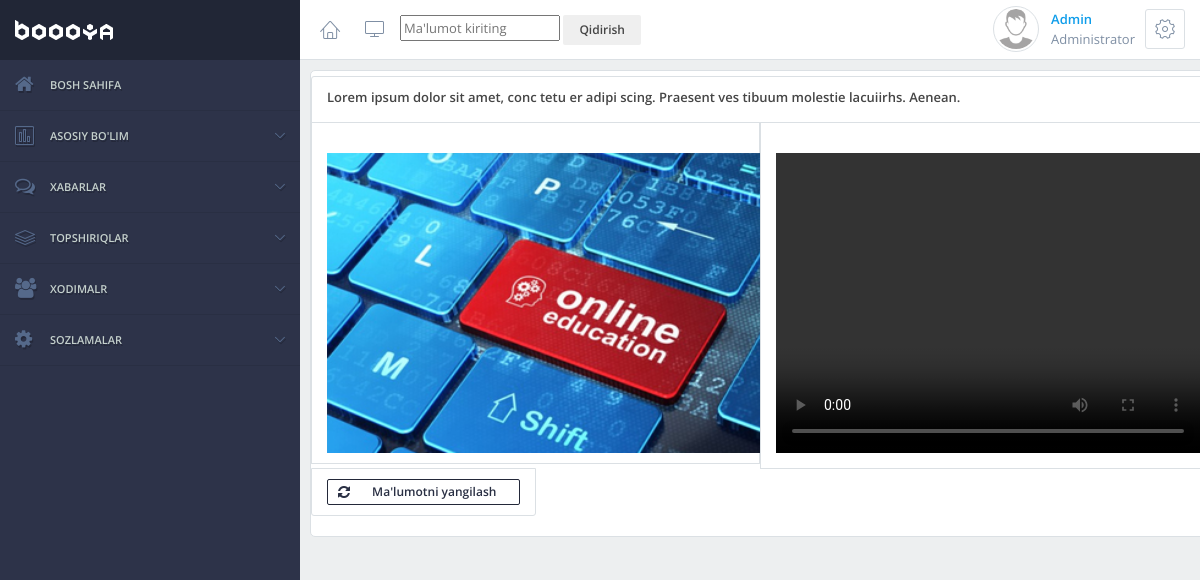
Screenshot of /company_structure/ (signed in) with the database file from the repository.
### app/models.py (models this page shows)
class CompanyStructure(models.Model):
    text = models.CharField(max_length=255, null=True, blank="True")
    video = models.FileField(upload_to="videoes", blank=True)
    image = models.ImageField(upload_to='images/', blank=True, validators=[
        validators.FileExtensionValidator(allowed_extensions=['ico','png','jpeg','jpg'],
            message="Enter an image in the format below('ico','png','jpeg','jpg')")
        ])
    add_date = models.DateTimeField(auto_now_add=True)

### app/views.py (the view)
# urls.py: path("company_structure/", CompanyStructureView.as_view(), name='company_structure'),
class CompanyStructureView(LoginRequiredMixin, View):
    model = CompanyStructure
    form_class = CompanyStructureForm
    template_name = 'company_structure.html'
    success_url = reverse_lazy('main:company_structure')
    def get(self, request):
        form = CompanyInfoForm()
        latest_company_info = CompanyStructure.objects.latest('add_date')
        return render(request, 'company_structure.html', {'form': form, 'latest_company_info': latest_company_info})

### app/forms.py
class CompanyInfoForm(forms.ModelForm):
    class Meta:
        model = CompanyInfo
        fields = ['text', 'video', 'image']

### templates/company_structure.html (shortened to what this page needs)
{% extends "wrapper.html" %}
{% load static %}
{% block content %}
<div class="block-content padding-top-0">
    <div class="row">
        <div class="col-md-12" style="margin-top: 10px; margin-right: 10px; margin-left: 10px;">
            <div class="block block-condensed padding-top-5">
                <form method="post" enctype="multipart/form-data">
                    <div class="list-group">
                        <div class="list-group-item col-md-12">
                            <label for="task_name">{{ latest_company_info.text }}</label>
                        </div>
                        <div class="list-group-item col-md-6">
                            <div class="image-container">
                                <img src="{{ latest_company_info.image.url }}" alt="Rasm" width="440" height="300">
                            </div>
                        </div>
                        <div class="list-group-item col-md-6">
                            <div class="video-container">
                                <video width="440" height="300" controls>
                                    <source src="{{ latest_company_info.video.url }}" type="video/mp4">
                                </video>
                            </div>
                        </div>
                        <div class="list-group-item col-md-3">
                            <a href="{% url 'main:update_company_structure' latest_company_info.id %}" class="btn btn-primary btn-clean btn-block btn-xs">
                                <span class="fa fa-refresh"></span> Ma'lumotni yangilash
                            </a>
                        </div>
                    </div>
                </form>
            </div>
        </div>
    </div>
</div>
{% endblock %}

### templates/wrapper.html (shortened to what this page needs)
<!DOCTYPE html>
<html lang="en">
{% load static %}
    <head>
        <link rel="stylesheet" href="{% static 'css/styles.css' %}">
    </head>
    <body>
        <div class="app">
            <div class="app-container">
                <div class="app-sidebar app-navigation app-navigation-fixed scroll app-navigation-style-default app-navigation-open-hover dir-left" data-type="close-other">
                    <a href="{% url 'main:home' %}" class="app-navigation-logo">
                    </a>
                    <nav>
                        <ul>
                            <li>
                                <a href="{% url 'main:home' %}"><span class="fa fa-home"></span> Bosh sahifa </a>
                            </li>
                            <li>
                                <a href="#"><span class="icon-chart-bars"></span>Asosiy bo'lim </a>
                            </li>
                            <li>
                                <a href="#"><span class="fa fa-comments-o"></span> Xabarlar </a>
                            </li>
                            <li>
                                <a href="#"><span class="icon-layers"></span> Topshiriqlar </a>
                            </li>
                            <li>
                                <a href="#"><span class="fa fa-users"></span>Xodimalr </a>
                            </li>
                            <li>
                                <a href="#"><span class="fa fa-cog"></span> Sozlamalar </a>
                            </li>
                        </ul>
                    </nav>
                </div>
                <div class="app-content app-sidebar-left">
                    <div class="app-header">
                        <ul class="app-header-buttons">
                            <li class="hidden-mobile"><a href="{% url 'main:home' %}" class="btn btn-link btn-icon"><span class="icon-home"></span></a></li>
                            <li class="hidden-mobile"><a href="#" class="btn btn-link btn-icon" data-sidebar-minimize=".app-sidebar.dir-left"><span class="icon-screen"></span></a></li>
                        </ul>
                        <ul class="app-header-buttons pull-right">
                            <li>
                                <div class="contact contact-rounded contact-bordered contact-lg contact-ps-controls">
                                    <img src="{% static 'img/user/no-image.png' %}" alt="John Doe">
                                    <div class="contact-container">
                                        <a href="{% url 'main:home' %}">{{ user.username|title }}</a>
                                        <span>Administrator</span>
                                    </div>
                                    <div class="contact-controls">
                                        <div class="dropdown">
                                            <button type="button" class="btn btn-default btn-icon" data-toggle="dropdown"><span class="icon-cog"></span></button>
                                        </div>
                                    </div>
                                </div>
                            </li>
                        </ul>
                        <div class="px" style="margin-top: 10px;">
                            <form action="{% url 'main:search' %}" method="get">
                                <input type="text" name="q" placeholder="Ma'lumot kiriting">
                                <button type="submit" class="btn btn-secondary btn-sm">
                                    Qidirish
                                </button>
                            </form>
                        </div>
                    </div>
                    {% block content %}
{% endblock %}
</body>
</html>

### rows the page displays
CompanyStructure: text "Lorem ipsum dolor sit amet, conc tetu er adipi scing. Praesent ves tibuum molestie lacuiirhs. Aenean.", image (picture)

### other values shown
{{ user.username|title }} "Admin"
